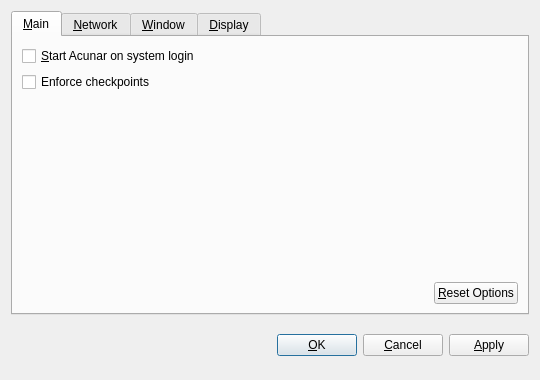
<?xml version="1.0" encoding="UTF-8"?>
<ui version="4.0">
 <class>OptionsDialog</class>
 <widget class="QDialog" name="OptionsDialog">
  <property name="geometry">
   <rect>
    <x>0</x>
    <y>0</y>
    <width>540</width>
    <height>380</height>
   </rect>
  </property>
  <property name="windowTitle">
   <string>Options</string>
  </property>
  <property name="modal">
   <bool>true</bool>
  </property>
  <layout class="QVBoxLayout" name="verticalLayout">
   <item>
    <widget class="QTabWidget" name="tabWidget">
     <property name="tabPosition">
      <enum>QTabWidget::North</enum>
     </property>
     <property name="currentIndex">
      <number>0</number>
     </property>
     <widget class="QWidget" name="tabMain">
      <attribute name="title">
       <string>&amp;Main</string>
      </attribute>
      <layout class="QVBoxLayout" name="verticalLayout_Main">
       <item>
        <widget class="QCheckBox" name="bitcoinAtStartup">
         <property name="toolTip">
          <string>Automatically start Acunar after logging in to the system.</string>
         </property>
         <property name="text">
          <string>&amp;Start Acunar on system login</string>
         </property>
        </widget>
       </item>
       <item>
        <widget class="QCheckBox" name="checkpointEnforce">
         <property name="toolTip">
          <string>Check this box to follow the centrally issued checkpoints.</string>
         </property>
         <property name="text">
          <string>Enforce checkpoints</string>
         </property>
        </widget>
       </item>
       <item>
        <spacer name="verticalSpacer_Main">
         <property name="orientation">
          <enum>Qt::Vertical</enum>
         </property>
         <property name="sizeHint" stdset="0">
          <size>
           <width>20</width>
           <height>40</height>
          </size>
         </property>
        </spacer>
       </item>
       <item>
        <layout class="QHBoxLayout" name="horizontalLayout_2_Main">
         <item>
          <spacer name="horizontalSpacer_2_Main">
           <property name="orientation">
            <enum>Qt::Horizontal</enum>
           </property>
           <property name="sizeHint" stdset="0">
            <size>
             <width>40</width>
             <height>20</height>
            </size>
           </property>
          </spacer>
         </item>
         <item>
          <widget class="QPushButton" name="resetButton">
           <property name="toolTip">
            <string>Reset all client options to default.</string>
           </property>
           <property name="text">
            <string>&amp;Reset Options</string>
           </property>
           <property name="autoDefault">
            <bool>false</bool>
           </property>
          </widget>
         </item>
        </layout>
       </item>
      </layout>
     </widget>
     <widget class="QWidget" name="tabNetwork">
      <attribute name="title">
       <string>&amp;Network</string>
      </attribute>
      <layout class="QVBoxLayout" name="verticalLayout_Network">
       <item>
        <widget class="QCheckBox" name="mapPortUpnp">
         <property name="toolTip">
          <string>Automatically open the Acunar client port on the router. This only works when your router supports UPnP and it is enabled.</string>
         </property>
         <property name="text">
          <string>Map port using &amp;UPnP</string>
         </property>
        </widget>
       </item>
       <item>
        <widget class="QCheckBox" name="connectSocks">
         <property name="toolTip">
          <string>Connect to the Acunar network through a SOCKS proxy (e.g. when connecting through Tor).</string>
         </property>
         <property name="text">
          <string>&amp;Connect through SOCKS proxy:</string>
         </property>
        </widget>
       </item>
       <item>
        <layout class="QHBoxLayout" name="horizontalLayout_Network">
         <item>
          <widget class="QLabel" name="proxyIpLabel">
           <property name="text">
            <string>Proxy &amp;IP:</string>
           </property>
           <property name="textFormat">
            <enum>Qt::PlainText</enum>
           </property>
           <property name="buddy">
            <cstring>proxyIp</cstring>
           </property>
          </widget>
         </item>
         <item>
          <widget class="QValidatedLineEdit" name="proxyIp">
           <property name="maximumSize">
            <size>
             <width>140</width>
             <height>16777215</height>
            </size>
           </property>
           <property name="toolTip">
            <string>IP address of the proxy (e.g. 127.0.0.1)</string>
           </property>
          </widget>
         </item>
         <item>
          <widget class="QLabel" name="proxyPortLabel">
           <property name="text">
            <string>&amp;Port:</string>
           </property>
           <property name="textFormat">
            <enum>Qt::PlainText</enum>
           </property>
           <property name="buddy">
            <cstring>proxyPort</cstring>
           </property>
          </widget>
         </item>
         <item>
          <widget class="QLineEdit" name="proxyPort">
           <property name="maximumSize">
            <size>
             <width>55</width>
             <height>16777215</height>
            </size>
           </property>
           <property name="toolTip">
            <string>Port of the proxy (e.g. 9050)</string>
           </property>
          </widget>
         </item>
         <item>
          <widget class="QLabel" name="socksVersionLabel">
           <property name="text">
            <string>SOCKS &amp;Version:</string>
           </property>
           <property name="textFormat">
            <enum>Qt::PlainText</enum>
           </property>
           <property name="buddy">
            <cstring>socksVersion</cstring>
           </property>
          </widget>
         </item>
         <item>
          <widget class="QValueComboBox" name="socksVersion">
           <property name="toolTip">
            <string>SOCKS version of the proxy (e.g. 5)</string>
           </property>
          </widget>
         </item>
         <item>
          <spacer name="horizontalSpacer_Network">
           <property name="orientation">
            <enum>Qt::Horizontal</enum>
           </property>
           <property name="sizeHint" stdset="0">
            <size>
             <width>40</width>
             <height>20</height>
            </size>
           </property>
          </spacer>
         </item>
        </layout>
       </item>
       <item>
        <spacer name="verticalSpacer_Network">
         <property name="orientation">
          <enum>Qt::Vertical</enum>
         </property>
         <property name="sizeHint" stdset="0">
          <size>
           <width>20</width>
           <height>40</height>
          </size>
         </property>
        </spacer>
       </item>
      </layout>
     </widget>
     <widget class="QWidget" name="tabWindow">
      <attribute name="title">
       <string>&amp;Window</string>
      </attribute>
      <layout class="QVBoxLayout" name="verticalLayout_Window">
       <item>
        <widget class="QCheckBox" name="minimizeToTray">
         <property name="toolTip">
          <string>Show only a tray icon after minimizing the window.</string>
         </property>
         <property name="text">
          <string>&amp;Minimize to the tray instead of the taskbar</string>
         </property>
        </widget>
       </item>
       <item>
        <widget class="QCheckBox" name="minimizeOnClose">
         <property name="toolTip">
          <string>Minimize instead of exit the application when the window is closed. When this option is enabled, the application will be closed only after selecting Quit in the menu.</string>
         </property>
         <property name="text">
          <string>M&amp;inimize on close</string>
         </property>
        </widget>
       </item>
       <item>
        <spacer name="verticalSpacer_Window">
         <property name="orientation">
          <enum>Qt::Vertical</enum>
         </property>
         <property name="sizeHint" stdset="0">
          <size>
           <width>20</width>
           <height>40</height>
          </size>
         </property>
        </spacer>
       </item>
      </layout>
     </widget>
     <widget class="QWidget" name="tabDisplay">
      <attribute name="title">
       <string>&amp;Display</string>
      </attribute>
      <layout class="QVBoxLayout" name="verticalLayout_Display">
       <item>
        <layout class="QHBoxLayout" name="horizontalLayout_1_Display">
         <item>
          <widget class="QLabel" name="langLabel">
           <property name="text">
            <string>User Interface &amp;language:</string>
           </property>
           <property name="textFormat">
            <enum>Qt::PlainText</enum>
           </property>
           <property name="buddy">
            <cstring>lang</cstring>
           </property>
          </widget>
         </item>
         <item>
          <widget class="QValueComboBox" name="lang">
           <property name="toolTip">
            <string>The user interface language can be set here. This setting will take effect after restarting Acunar.</string>
           </property>
          </widget>
         </item>
        </layout>
       </item>
       <item>
        <layout class="QHBoxLayout" name="horizontalLayout_2_Display">
         <item>
          <widget class="QLabel" name="unitLabel">
           <property name="text">
            <string>&amp;Unit to show amounts in:</string>
           </property>
           <property name="textFormat">
            <enum>Qt::PlainText</enum>
           </property>
           <property name="buddy">
            <cstring>unit</cstring>
           </property>
          </widget>
         </item>
         <item>
          <widget class="QValueComboBox" name="unit">
           <property name="toolTip">
            <string>Choose the default subdivision unit to show in the interface and when sending coins.</string>
           </property>
          </widget>
         </item>
        </layout>
       </item>
       <item>
        <widget class="QCheckBox" name="displayAddresses">
         <property name="toolTip">
          <string>Whether to show Acunar addresses in the transaction list or not.</string>
         </property>
         <property name="text">
          <string>&amp;Display addresses in transaction list</string>
         </property>
        </widget>
       </item>
       <item>
         <widget class="QCheckBox" name="coinControlFeatures">
           <property name="toolTip">
            <string>Whether to show coin control features or not.</string>
           </property>
           <property name="text">
            <string>Display coin &amp;control features (experts only!)</string>
           </property>
         </widget>
       </item>
       <item>
        <spacer name="verticalSpacer_Display">
         <property name="orientation">
          <enum>Qt::Vertical</enum>
         </property>
         <property name="sizeHint" stdset="0">
          <size>
           <width>20</width>
           <height>40</height>
          </size>
         </property>
        </spacer>
       </item>
      </layout>
     </widget>
    </widget>
   </item>
   <item>
    <layout class="QHBoxLayout" name="horizontalLayout_Buttons">
     <item>
      <spacer name="horizontalSpacer_1">
       <property name="orientation">
        <enum>Qt::Horizontal</enum>
       </property>
       <property name="sizeHint" stdset="0">
        <size>
         <width>40</width>
         <height>48</height>
        </size>
       </property>
      </spacer>
     </item>
     <item>
      <widget class="QLabel" name="statusLabel">
       <property name="font">
        <font>
         <weight>75</weight>
         <bold>true</bold>
        </font>
       </property>
       <property name="text">
        <string/>
       </property>
       <property name="textFormat">
        <enum>Qt::PlainText</enum>
       </property>
       <property name="wordWrap">
        <bool>true</bool>
       </property>
      </widget>
     </item>
     <item>
      <spacer name="horizontalSpacer_2">
       <property name="orientation">
        <enum>Qt::Horizontal</enum>
       </property>
       <property name="sizeHint" stdset="0">
        <size>
         <width>40</width>
         <height>48</height>
        </size>
       </property>
      </spacer>
     </item>
     <item>
      <widget class="QPushButton" name="okButton">
       <property name="text">
        <string>&amp;OK</string>
       </property>
      </widget>
     </item>
     <item>
      <widget class="QPushButton" name="cancelButton">
       <property name="text">
        <string>&amp;Cancel</string>
       </property>
       <property name="autoDefault">
        <bool>false</bool>
       </property>
      </widget>
     </item>
     <item>
      <widget class="QPushButton" name="applyButton">
       <property name="text">
        <string>&amp;Apply</string>
       </property>
       <property name="autoDefault">
        <bool>false</bool>
       </property>
      </widget>
     </item>
    </layout>
   </item>
  </layout>
 </widget>
 <customwidgets>
  <customwidget>
   <class>BitcoinAmountField</class>
   <extends>QSpinBox</extends>
   <header>bitcoinamountfield.h</header>
  </customwidget>
  <customwidget>
   <class>QValueComboBox</class>
   <extends>QComboBox</extends>
   <header>qvaluecombobox.h</header>
  </customwidget>
  <customwidget>
   <class>QValidatedLineEdit</class>
   <extends>QLineEdit</extends>
   <header>qvalidatedlineedit.h</header>
  </customwidget>
 </customwidgets>
 <resources/>
 <connections/>
</ui>
